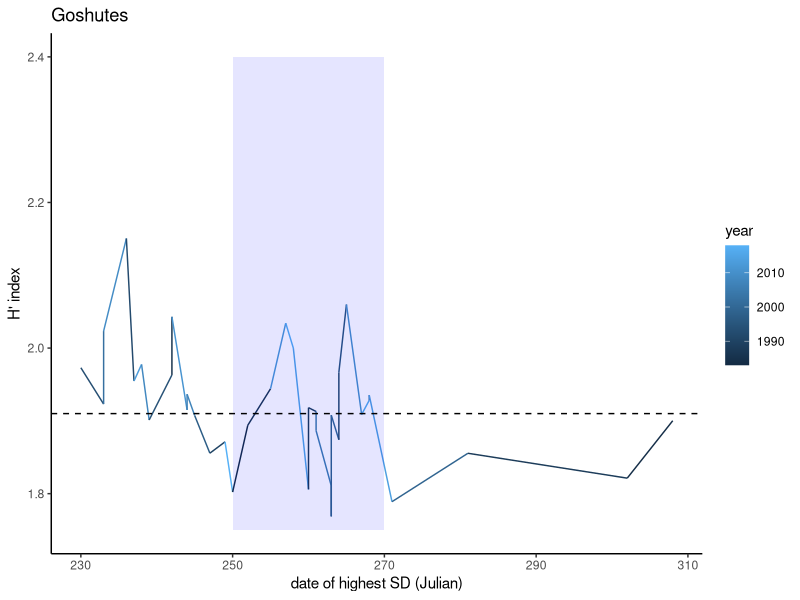
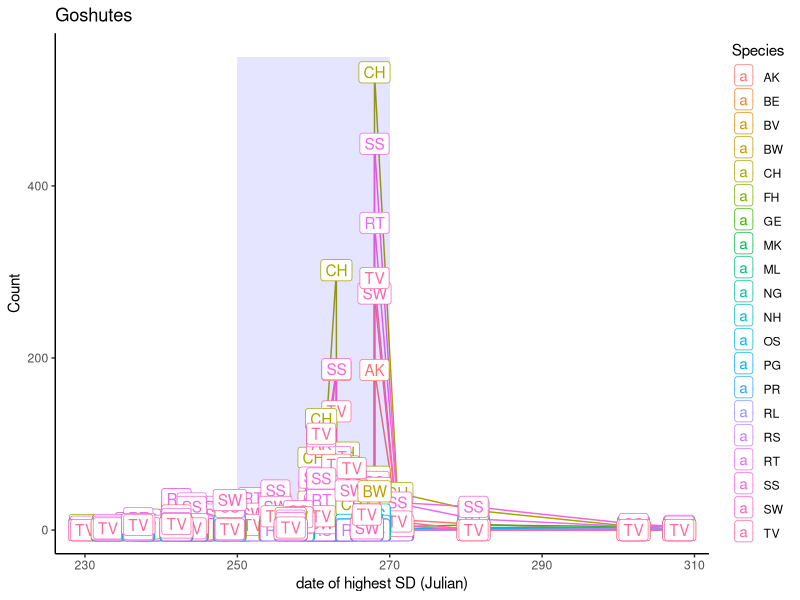
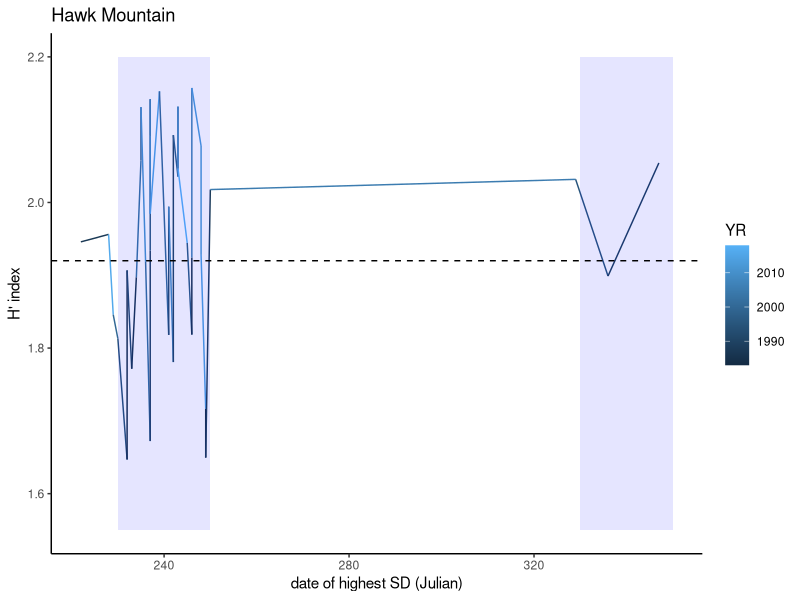
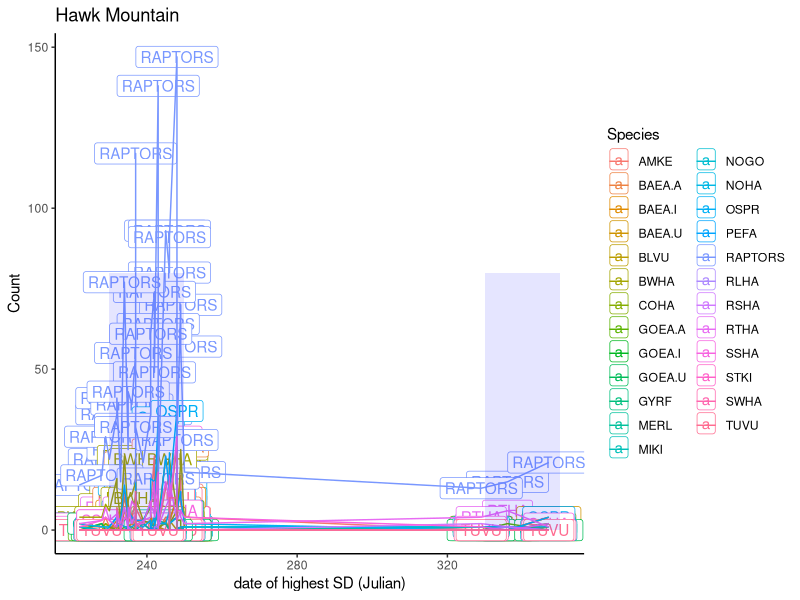
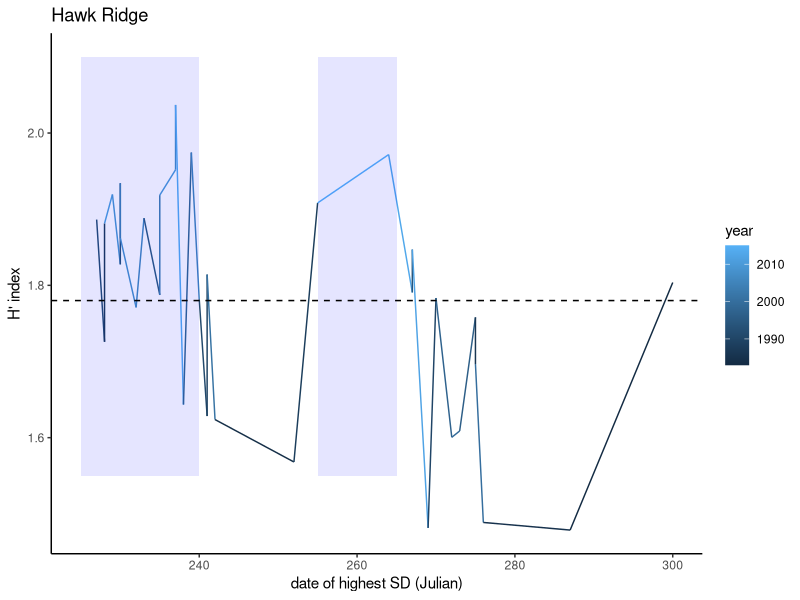
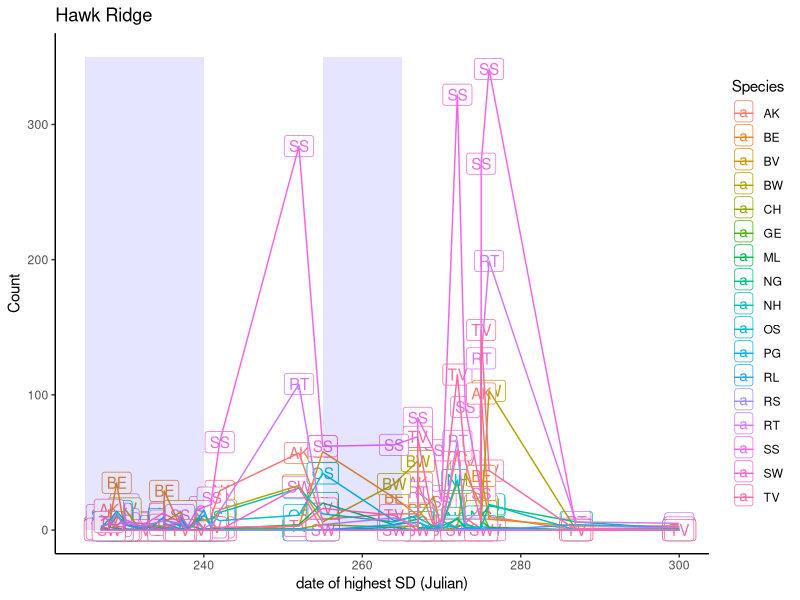

Write the R code that produced these figures, in order. (Note: this script raises an error after producing the figures.)
#Goshutes sample####
require(dplyr)
require(lubridate)
require(tidyr)
require(vegan)
require(ggplot2)

#per species
#GOSHUTES####
GosMts=read.csv("GosMts.csv")

gos=GosMts%>%select(-TOTAL)%>%
  pivot_longer(cols=3:27, names_to = "Species", values_to="Count")%>%
  mutate(year=year(Date), month=month(Date), date=day(Date))%>%
  filter(!is.na(Count))

GosMts[, 3:27][is.na(GosMts[, 3:27])] <- 0

#DAILY TOTALS
gostot=GosMts%>%select(-TOTAL)%>%
  mutate(yr_tot=rowSums(.[3:27], na.rm=T), year=year(Date), month=month(Date), date=day(Date))%>%
  filter(!year>2018)
gostot$Julian=as.POSIXlt(gostot$Date)$yday 

#GET MPD
#gosmpd=GosMts%>%select(-TOTAL)%>%
#  mutate(yr_tot=rowSums(.[3:27], na.rm=T), year=year(Date), month=month(Date), date=day(Date))%>% #get annual totals across all spp.
#  select(Date,year, month, date, Obs, yr_tot) #get only necessary columns

gos=gostot%>%group_by(year)%>%mutate(cum_tot=cumsum(yr_tot), #get cumulative sum for each year
                                     cum_pt=cum_tot/sum(yr_tot),#calculate % of daily count/annual count
                                     MPD=if_else(cum_pt>=0.5,"1", "0"))%>% #flag rows with cumulative % >50%
  group_by(year)%>%filter(MPD==1)%>%slice_head(n=1)  #select rows where cum_pt is >50%

#community metrics####
GosMts[, 3:27][is.na(GosMts[, 3:27])] <- 0
gsw=gostot%>%select( -Obs, -UA, -UR, -UB, -UE, -UF)%>%filter(!(year<1983))

gsw=gsw%>%mutate(sd=diversity(gsw[2:21], index="shannon"), sr=specnumber(gsw[2:21]))

#find date when SD nd SR were highest

g1=gsw%>%group_by(year)%>%filter(sd==max(sd))

#species-level####

gos_sp=GosMts%>%select(-TOTAL)%>%
  pivot_longer(cols=3:27, names_to = "Species", values_to="Count")%>%
  mutate(year=year(Date), month=month(Date), date=day(Date))%>%
  filter(!is.na(Count))

spmpd=gos_sp%>%group_by(Species,Date)%>%summarise(sptot=sum(Count))%>%
  filter(!Species%in%c("UA", "UR", "UB", "UE", "UF"))
spmpd$Julian=as.POSIXlt(spmpd$Date)$yday 

indextab=gsw%>%select(Date,year, month, date, Julian, sd, sr)#all time sr and sd
indextab_maxsd=g1%>%select(Date,year, month, date, Julian, sd, sr)#all time sr and sd
indtab1=left_join(indextab_maxsd, spmpd)

#plot

ggplot(indtab1, aes(x=Julian, y=sd, col=year))+geom_line()+
  annotate("rect", xmin=250,  xmax=270, alpha=0.1, fill="blue",ymin=1.75, ymax=2.4)+
  ggtitle("Goshutes")+theme_classic()+geom_hline(yintercept=1.91, linetype=2)+
  ylab("H' index")+xlab("date of highest SD (Julian)")

ggplot(indtab1, aes(x=Julian, y=sptot, col=Species))+
  geom_line()+ggtitle("Goshutes")+ylab("Count")+xlab("date of highest SD (Julian)")+
  theme_classic()+annotate("rect", xmin=250, xmax=270, alpha=0.1, fill="blue", 
                           ymin=0, ymax=550)+geom_label(label=indtab1$Species)

#Hawk Mt####

hms=read.csv("HMSDay.csv")
#combine baea and goea data
hmstot=hms%>%
  mutate(BAEA=rowSums(.[9:11]), GOEA=rowSums(.[21:23]))%>%
  select(-OBSERVERS, -GOEA.I, -GOEA.A, -GOEA.U, -BAEA.I, -BAEA.U, -BAEA.A, -RAPTORS)%>%
  mutate(yr_tot=rowSums(.[6:30], na.rm=T), date=make_date(YR, MO, DAY))

hmstot$Julian=as.POSIXlt(hmstot$date)$yday 

hm=hmstot%>%group_by(YR)%>%mutate(cum_tot=cumsum(yr_tot), #get cumulative sum for each year
                                  cum_pt=cum_tot/sum(yr_tot),#calculate % of daily count/annual count
                                  MPD=if_else(cum_pt>=0.5,"1", "0"))%>% #flag rows with cumulative % >50%
  group_by(YR)%>%filter(MPD==1, !(YR<1983))%>%slice_head(n=1)  #select rows where cum_pt is >50%

hm$Julian=as.POSIXlt(hm$date)$yday 
hm=hm%>%mutate(date=make_date(YR, MO, DAY))

#community metrics####
hsw=hms%>%select( -OBS,-HRS, -UNID.ACCIPITER,
                  -UNID.BUTEO, -UNID.EAGLE, -UNID.FALCON, -UNID.RAPTOR)%>%filter(!(YR<1983))

hsw[, 4:23][is.na(hsw[, 4:23])] <- 0

hsw=hsw%>%mutate(sd=diversity(hsw[4:23], index="shannon"), sr=specnumber(hsw[4:23]), 
                 Date=make_date(YR, MO, DAY), total=rowSums(.[4:23]))

hsw$Julian=as.POSIXlt(hsw$Date)$yday 

#find date when SD nd SR were highest

f1=hsw%>%group_by(YR)%>%filter(sd==max(sd))

#species-level####

hms_sp=hms%>%select(-UNID.ACCIPITER, -UNID.BUTEO,-UNID.EAGLE, -UNID.FALCON, -UNID.RAPTOR)%>%
  pivot_longer(cols=6:30, names_to = "Species", values_to="Count")%>%
  filter(!is.na(Count), !YR<1983, !Species%in%c("UNID.ACCIPITER",
                                                "UNID.BUTEO", 
                                                "UNID.EAGLE",
                                                "UNID.FALCON",
                                                "UNID.RAPTOR"))%>%
  mutate(Date=make_date(YR, MO, DAY))

hmsmpd=hms_sp%>%group_by(Species,Date)%>%summarise(sptot=sum(Count))
hmsmpd$Julian=as.POSIXlt(hmsmpd$Date)$yday 

indextabh=hsw%>%select(Date,YR, MO, DAY, Julian, sd, sr)#all time sr and sd
indextabh_maxsd=f1%>%select(Date,YR, MO, DAY, Julian, sd, sr)#all time sr and sd
indtab2=left_join(indextabh_maxsd, hmsmpd)

#plot

ggplot(indtab2, aes(x=Julian, y=sd, col=YR))+geom_line()+
  annotate("rect", xmin=230,  xmax=250, alpha=0.1, fill="blue",ymin=1.55, ymax=2.2)+
  annotate("rect", xmin=330,  xmax=350, alpha=0.1, fill="blue",ymin=1.55, ymax=2.2)+
  ggtitle("Hawk Mountain")+theme_classic()+geom_hline(yintercept=1.92, linetype=2)+
  ylab("H' index")+xlab("date of highest SD (Julian)")

ggplot(indtab2, aes(x=Julian, y=sptot, col=Species))+geom_label(label=indtab2$Species)+
  geom_line()+ggtitle("Hawk Mountain")+ylab("Count")+xlab("date of highest SD (Julian)")+
  theme_classic()+annotate("rect", xmin=230, xmax=250, alpha=0.1, fill="blue", 
                           ymin=0, ymax=80)+
  annotate("rect", xmin=330, xmax=350, alpha=0.1, fill="blue", 
           ymin=0, ymax=80)

#Hawk Ridge####
HawRd=read.csv("HawkRid.csv")
HawRd[, 3:24][is.na(HawRd[, 3:24])] <- 0

hrtot=HawRd%>%select(-TOTAL)%>%
  mutate(yr_tot=rowSums(.[3:24], na.rm=T), year=year(Date), month=month(Date), date=day(Date))%>%
  filter(!year>2015) #get annual totals across all spp.

hrtot$Julian=as.POSIXlt(hrtot$Date)$yday 

#community metrics####
rsw=hrtot%>%select( -ObsHrs, -UA, -UB, -UF, -UE, -UR)%>%filter(!(year<1983))

rsw=rsw%>%mutate(sd=diversity(rsw[2:18], index="shannon"), sr=specnumber(rsw[2:18]))

r1=rsw%>%group_by(year)%>%filter(sd==max(sd))

#species-level####

hr_sp=rsw%>%
  pivot_longer(cols=2:18, names_to = "Species", values_to="Count")%>%
  filter(!is.na(Count))

hrmpd=hr_sp%>%group_by(Species,Date)%>%summarise(sptot=sum(Count))
hrmpd$Julian=as.POSIXlt(hrmpd$Date)$yday 

indextabhr=rsw%>%select(Date,year, month, date, Julian, sd, sr)#all time sr and sd
indextabhr_maxsd=r1%>%select(Date,year, month, date, Julian, sd, sr)#all time sr and sd
indtab3=left_join(indextabhr_maxsd, hrmpd)

#plot

ggplot(indtab3, aes(x=Julian, y=sd, col=year))+geom_line()+
  annotate("rect", xmin=225,  xmax=240, alpha=0.1, fill="blue",ymin=1.55, ymax=2.1)+
  annotate("rect", xmin=255,  xmax=265, alpha=0.1, fill="blue",ymin=1.55, ymax=2.1)+
  ggtitle("Hawk Ridge")+theme_classic()+geom_hline(yintercept=1.78, linetype=2)+
  ylab("H' index")+xlab("date of highest SD (Julian)")

ggplot(indtab3, aes(x=Julian, y=sptot, col=Species))+geom_label(label=indtab3$Species)+
  geom_line()+ggtitle("Hawk Ridge")+ylab("Count")+xlab("date of highest SD (Julian)")+
  theme_classic()+annotate("rect", xmin=225, xmax=240, alpha=0.1, fill="blue", 
                           ymin=0, ymax=350)+
  annotate("rect", xmin=255, xmax=265, alpha=0.1, fill="blue", 
           ymin=0, ymax=350)

####DECOMPOSING DIVERSITY####

#GOSHUTES####
gos_sp_max=gos%>%mutate(Julian=as.POSIXlt(Date)$yday)%>%
  group_by(year, Species)%>%
  filter(Count==max(Count), !Species%in%c("UA", "UB", "UE", "UF", "UR"))%>%slice_head(n=1)%>%
  arrange(year)

gos_sp=gos%>%mutate(Julian=as.POSIXlt(Date)$yday)%>%
  group_by(year, Species)%>%
  summarise(yr_tot=sum(Count))%>%filter(!Species%in%c("UA", "UB", "UE", "UF", "UR"))%>%
  arrange(year)

ggplot(gos_sp_max, aes(x=year, y=Julian))+geom_point(col="blue")+
  facet_wrap(~Species)+geom_hline(yintercept=268, linetype=2)

ggplot(gos_sp, aes(x=year, y=log(yr_tot)))+geom_point()+facet_wrap(~Species)+
  stat_smooth(method="lm")

ggplot(gos_sp_max, aes(x=year, y=Julian))+geom_point()+facet_wrap(~Species)+
  stat_smooth(method="lm")+geom_hline(yintercept=268, linetype=2)


#DAILY TOTALS
gostot=GosMts%>%select(-TOTAL)%>%
  mutate(yr_tot=rowSums(.[3:27], na.rm=T), year=year(Date), month=month(Date), date=day(Date))%>%
  filter(!year>2018)
gostot$Julian=as.POSIXlt(gostot$Date)$yday 

gostotmax=gostot%>%group_by(year)%>%filter(yr_tot==max(yr_tot))

ggplot(gostotmax, aes(x=year, y=Julian))+geom_point()+geom_hline(yintercept=268, linetype=2)+ggtitle("Goshutes")+
  stat_smooth(method="lm")  

#hAWK mT####
#Hawk Mt####

hms=read.csv("HMSDay.csv")
#combine baea and goea data
hmstot=hms%>%
  mutate(BAEA=rowSums(.[9:11]), GOEA=rowSums(.[21:23]))%>%
  select(-OBSERVERS, -GOEA.I, -GOEA.A, -GOEA.U, -BAEA.I, -BAEA.U, -BAEA.A, -RAPTORS)%>%
  mutate(yr_tot=rowSums(.[6:30], na.rm=T), date=make_date(YR, MO, DAY))%>%filter(!YR<1983, !YR>2018)

hmstot$Julian=as.POSIXlt(hmstot$date)$yday 

#species-level####

hms_sp=hmstot%>%select(-yr_tot)%>%
  pivot_longer(cols=6:30, names_to = "Species", values_to="Count")%>%
  filter(!is.na(Count), !YR<1983, !Species%in%c("UNID.ACCIPITER",
                                                "UNID.BUTEO", 
                                                "UNID.EAGLE",
                                                "UNID.FALCON",
                                                "UNID.RAPTOR"))%>%
  mutate(Date=make_date(YR, MO, DAY))

#PEAK DAYS PER SPECIES
hms_sp_max=hms_sp%>%mutate(Julian=as.POSIXlt(Date)$yday)%>%
  group_by(YR, Species)%>%
  filter(Count==max(Count))%>%slice_head(n=1)%>%
  arrange(YR)

#PEAK DAYS FOR SITE
hmsmax=hmstot%>%
  select(-UNID.ACCIPITER, -UNID.BUTEO, -UNID.EAGLE, -UNID.FALCON, -UNID.RAPTOR)%>%
  mutate(Julian=as.POSIXlt(date)$yday)%>%
  group_by(YR)%>%
  filter(yr_tot==max(yr_tot))%>%
  arrange(YR)

ggplot(hmsmax, aes(x=YR, y=Julian))+geom_point()+stat_smooth(method="lm")+theme_classic()+
  geom_hline(yintercept=260, linetype=2)+ylab("peak migration date(Julian)")

ggplot(hms_sp_max, aes(x=YR, y=Julian))+geom_point()+stat_smooth(method="lm")+theme_classic()+
  facet_wrap(~Species)+geom_hline(yintercept=260, linetype=2)+ylab("peak migration date(Julian)")

ggplot(hms_sp_max, aes(x=YR, y=Count))+geom_point()+stat_smooth(method="lm")+theme_classic()+
  facet_wrap(~Species)+geom_hline(yintercept=260, linetype=2)+ylab("max counts (log)")

#Hawk Ridge####
HawRd=read.csv("HawkRid.csv")
HawRd[, 3:24][is.na(HawRd[, 3:24])] <- 0

#without unknowns
hrtot=HawRd%>%select(-TOTAL)%>%
  mutate(yr_tot=rowSums(.[3:19], na.rm=T), year=year(Date), month=month(Date), date=day(Date))%>%
  filter(!year>2018) #get annual totals across all spp.

hrtot$Julian=as.POSIXlt(hrtot$Date)$yday 

#species-level####

hr_sp=rsw%>%
  pivot_longer(cols=2:18, names_to = "Species", values_to="Count")%>%
  filter(!is.na(Count))

hr_sp_max=hr_sp%>%group_by(Species,year)%>%filter(Count==max(Count))%>%slice_head(n=1)%>%select(-yr_tot)
hrmax=hrtot%>%group_by(year)%>%filter(yr_tot==max(yr_tot))%>%slice_head(n=1)%>%select(-UA, -UB,-UE,-UF,-UR)%>%
  mutate(Julian=as.POSIXlt(Date)$yday )

#plot

ggplot(hrmax, aes(x=year, y=Julian))+geom_point()+stat_smooth(method="lm")+theme_classic()+
  geom_hline(yintercept=257, linetype=2)+ylab("peak migration date(Julian)")

ggplot(hr_sp_max, aes(x=year, y=Julian))+geom_point()+stat_smooth(method="lm")+theme_classic()+
  facet_wrap(~Species)+geom_hline(yintercept=257, linetype=2)+ylab("peak migration date(Julian)")

ggplot(hr_sp_max, aes(x=year, y=Count))+geom_point()+stat_smooth(method="lm")+theme_classic()+
  facet_wrap(~Species)+geom_hline(yintercept=257, linetype=2)+ylab("max counts (log)")

